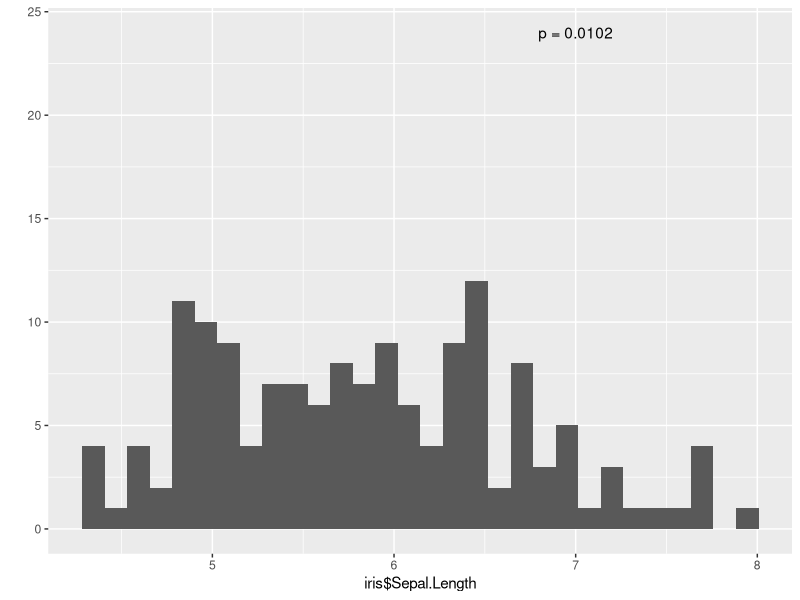
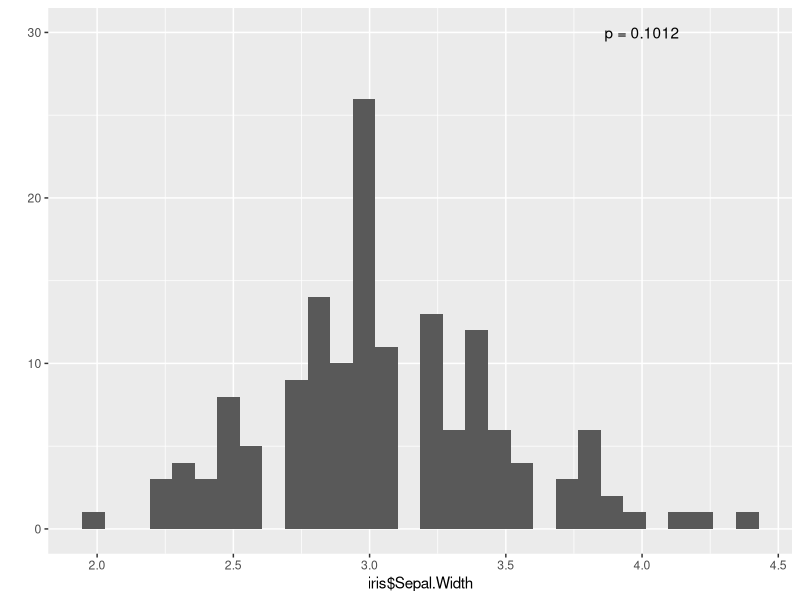
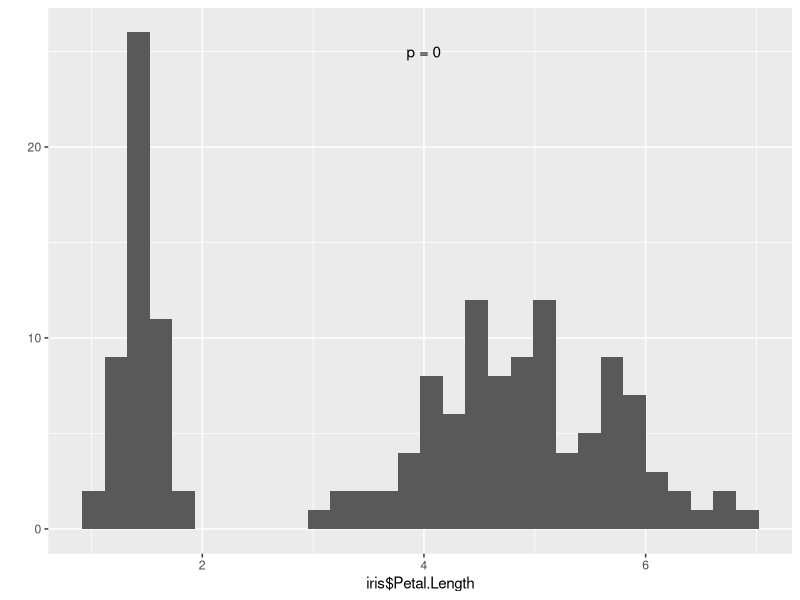
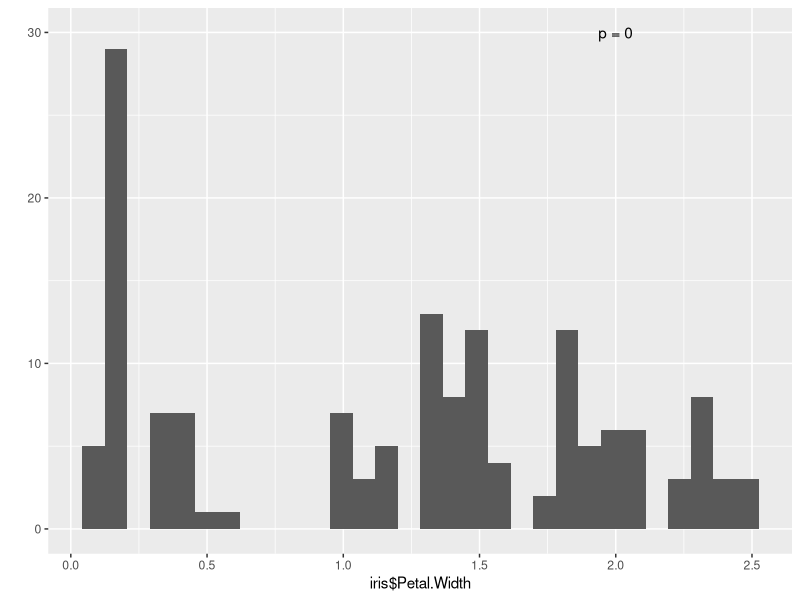
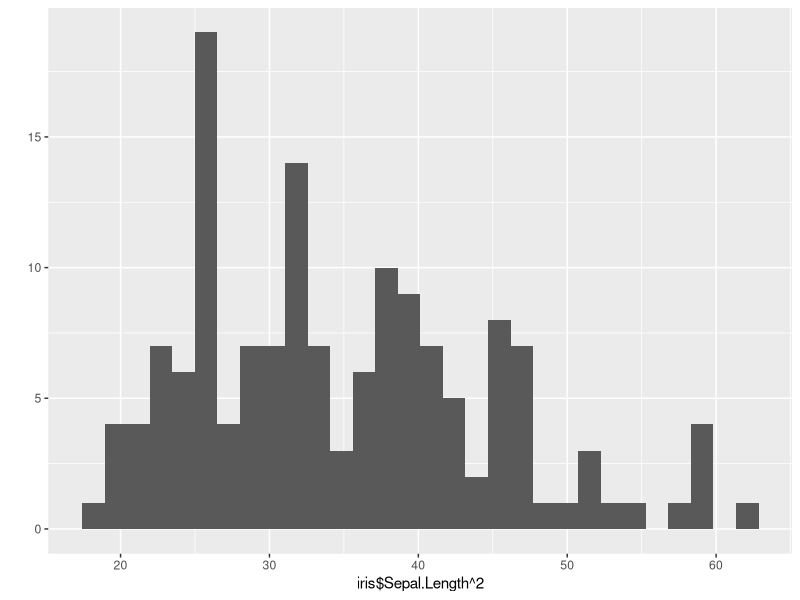
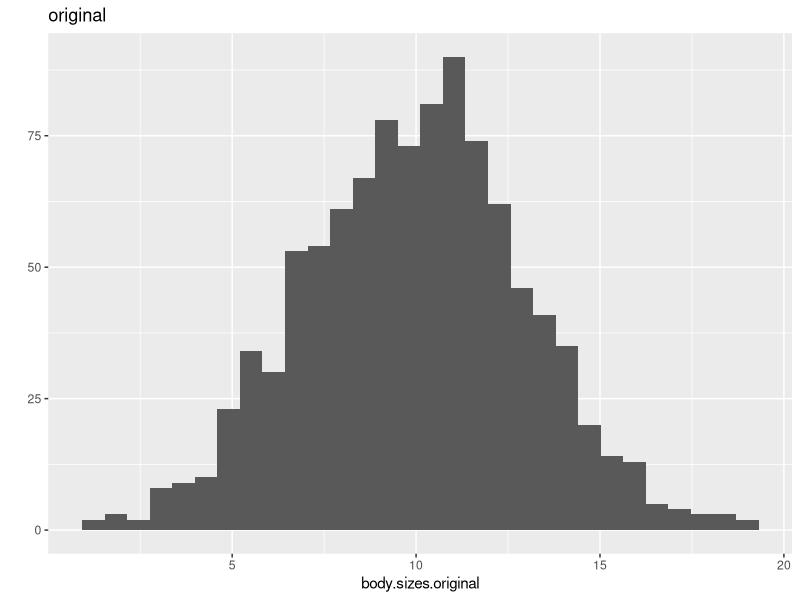
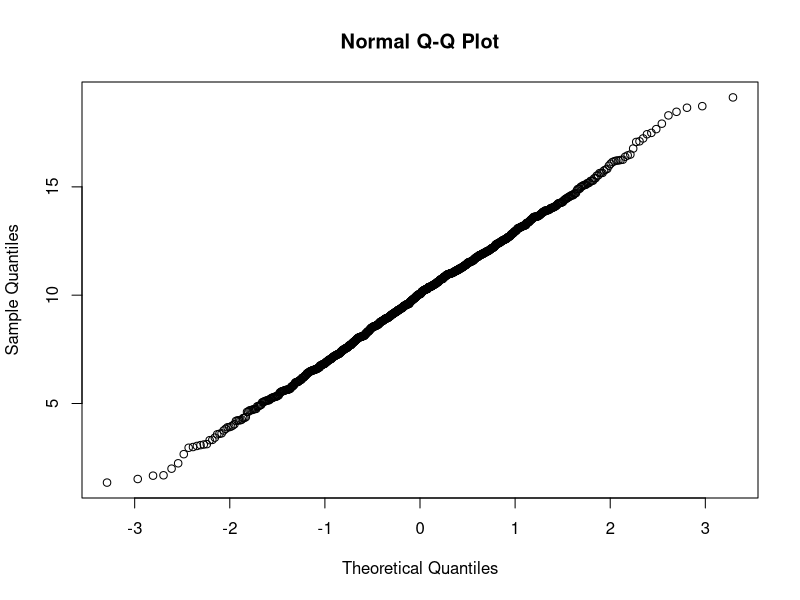
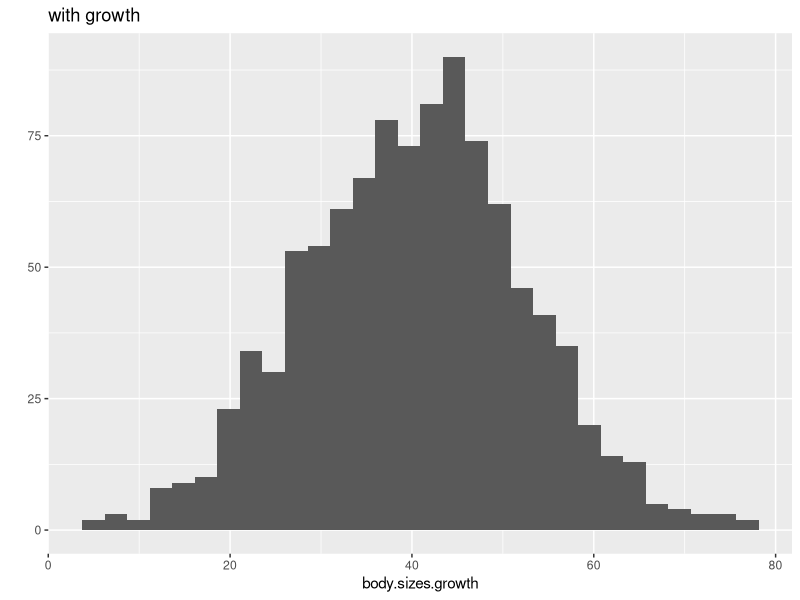

Here is the R script that generated these plots, in order:
## ---- chunk 1
myFUN <- function(column) {
  if(is.numeric(column)) {
    shapiro.test(column)
  }
}

iris_results <- lapply(iris, myFUN)
iris_results
## ---- chunk 2
pvals <- lapply(iris_results, FUN= function(result) {return(result$p.value)})
pvals
## ---- chunk 3
getPval <- function(theList) {
  return(theList$p.value)
}

pvals <- lapply(iris_results, FUN=getPval)
pvals
## ---- chunk 4
library(ggplot2)
qplot(iris$Sepal.Length) + annotate("text", x=7, y=24, label=paste("p =", round(pvals$Sepal.Length, 4)))
qplot(iris$Sepal.Width) + annotate("text", x=4, y=30, label=paste("p =", round(pvals$Sepal.Width, 4)))
qplot(iris$Petal.Length) + annotate("text", x=4, y=25, label=paste("p =", round(pvals$Petal.Length, 4)))
qplot(iris$Petal.Width) + annotate("text", x=2, y=30, label=paste("p =", round(pvals$Petal.Width, 4)))
## ---- chunk 5
mean(iris$Sepal.Length^2)
median(iris$Sepal.Length^2)
## ---- chunk 6
qplot(iris$Sepal.Length^2)
## ---- chunk 7
body.sizes <- rnorm(1000, mean=10, sd=3)
## make a copy so we can always go back
body.sizes.original <- body.sizes
## ---- chunk 8

for(year in 1:10) {
  body.sizes <- body.sizes * 1.15
}

#save the results
body.sizes.growth <- body.sizes
## ---- chunk 9
growth.rates <- rnorm(1000, 1.15, 0.2)

#reset the body.sizes variable
body.sizes <- body.sizes.original

for(year in 1:10) {
  body.sizes <- body.sizes * growth.rates
}

body.sizes.vargrowth <- body.sizes
## ---- chunk 10
#reset the body.sizes variable
body.sizes <- body.sizes.original

for(year in 1:10) {
  body.sizes <- body.sizes * growth.rates * rnorm(1, mean=1, sd=0.2)
}

body.sizes.environmentalgrowth <- body.sizes

## ---- chunk 11
qplot(body.sizes.original, main = "original")
shapiro.test(body.sizes.original)
qqnorm(body.sizes.original)
## ---- chunk 12
qplot(body.sizes.growth, main = "with growth")
shapiro.test(body.sizes.growth)
qqnorm(body.sizes.growth)
## ---- chunk 13
qplot(body.sizes.vargrowth, main = "variable growth")
shapiro.test(body.sizes.vargrowth)
qqnorm(body.sizes.vargrowth)
## ---- chunk 14
qplot(body.sizes.environmentalgrowth, main = "environmental growth")
shapiro.test(body.sizes.environmentalgrowth)
qqnorm(body.sizes.environmentalgrowth)
